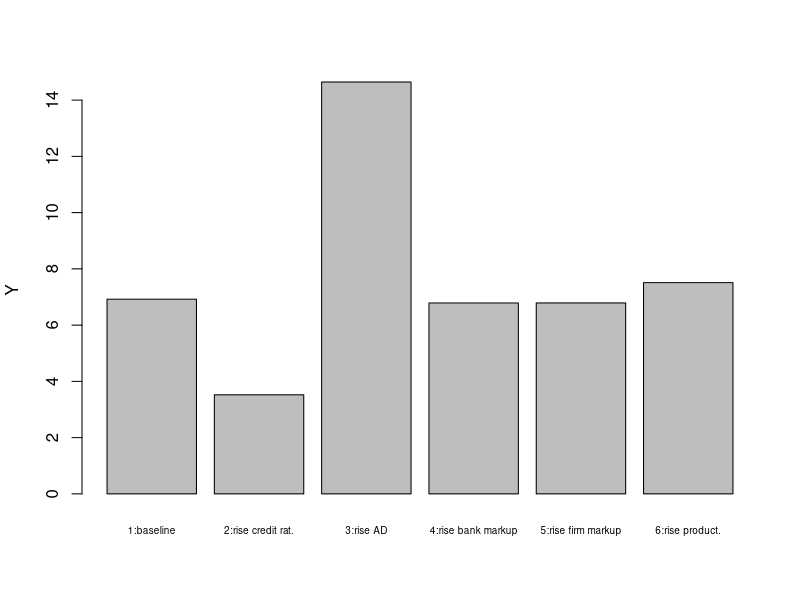
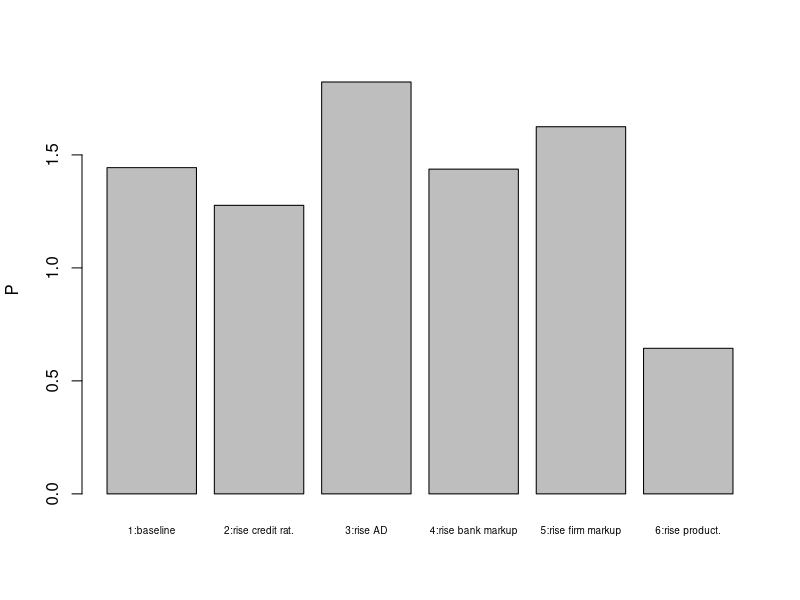
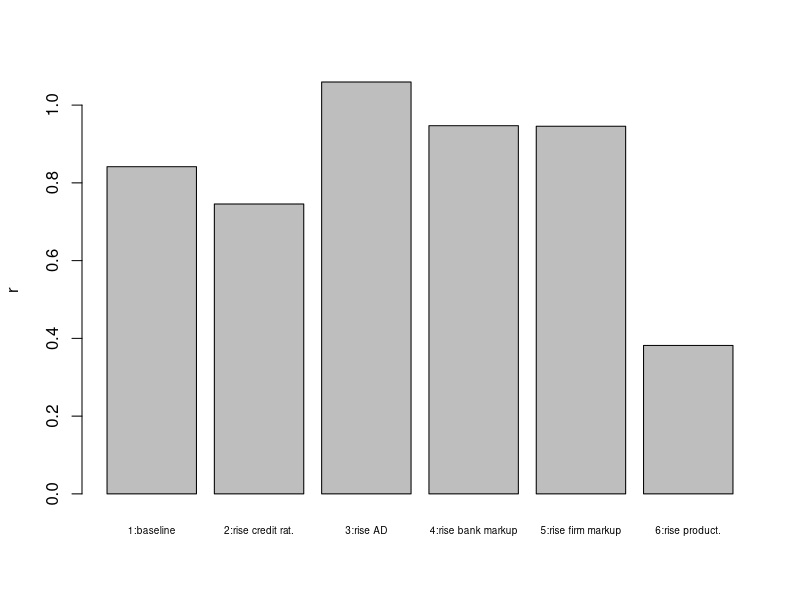
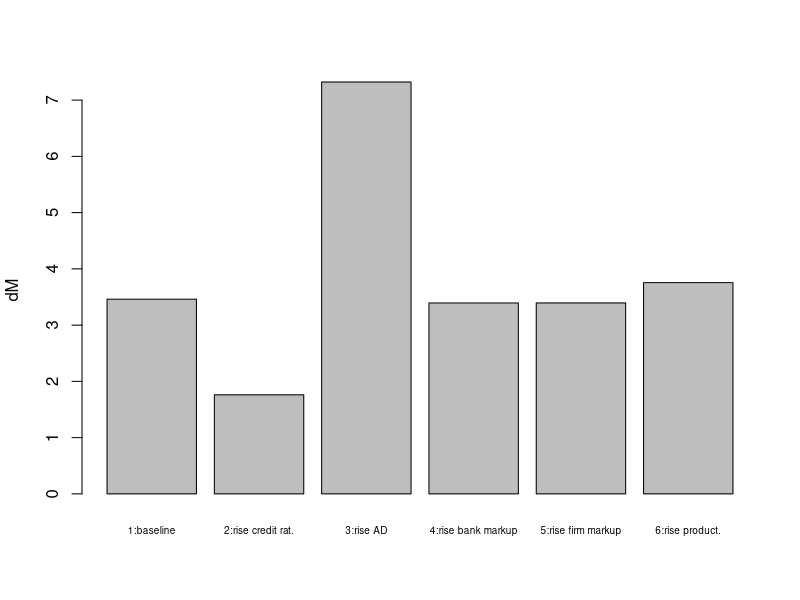
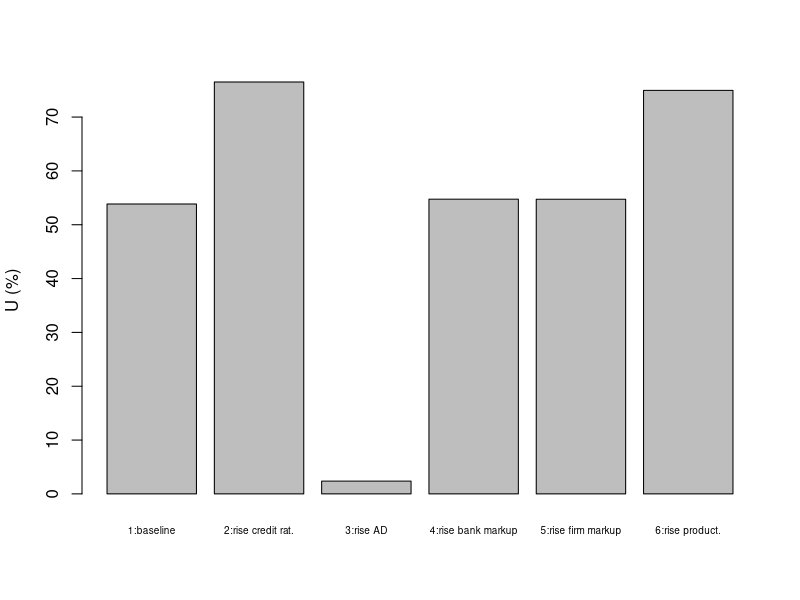
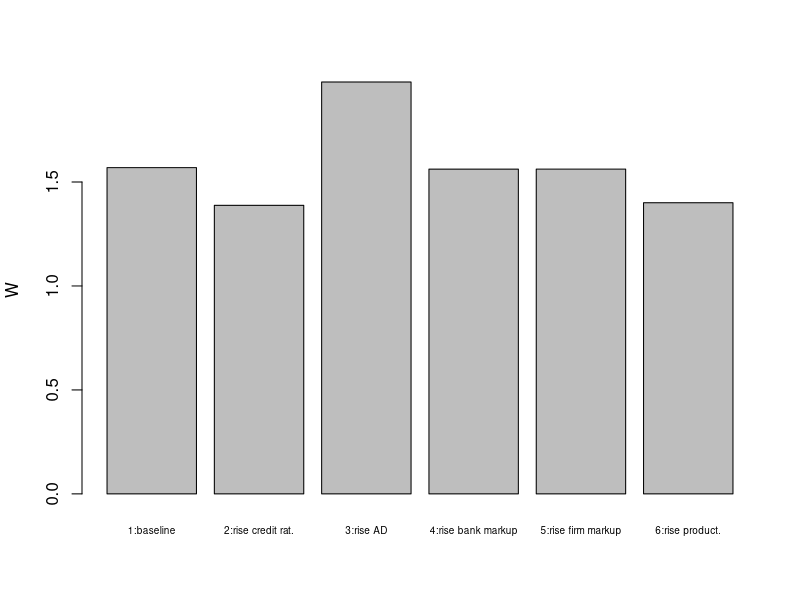
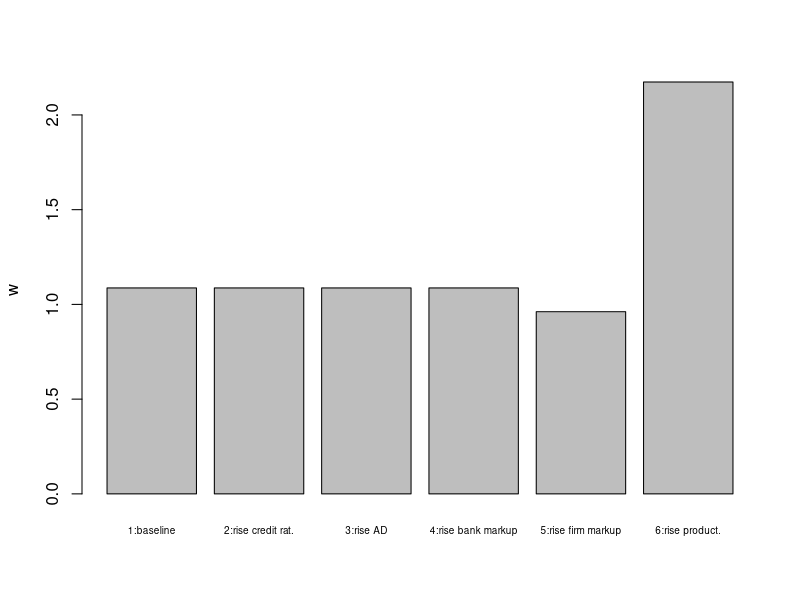
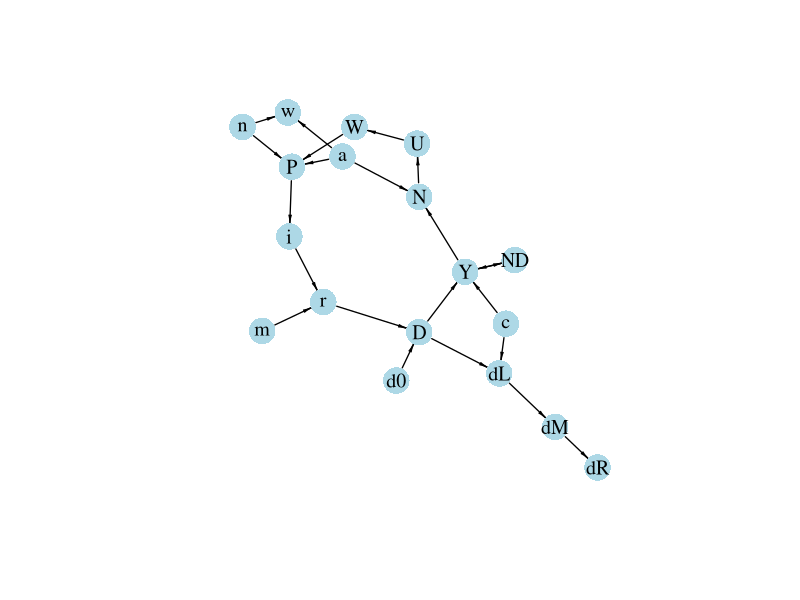

R code for these plots, in order:
## ---- chunk 1

#Clear the environment
rm(list=ls(all=TRUE))

# Set number of scenarios (including baseline)
S=6

#Create vector in which equilibrium solutions from different parameterisations will be stored
Y_star=vector(length=S)  # income/output
D_star=vector(length=S)  # (notional) credit-financed aggregate demand
ND_star=vector(length=S) # income-financed aggregate demand
r_star=vector(length=S)  # lending rate
N_star=vector(length=S)  # employment
U_star=vector(length=S)  # unemployment
P_star=vector(length=S)  # price level
w_star=vector(length=S)  # real wage
W_star=vector(length=S)  # nominal wage
i_star=vector(length=S)  # central bank rate
dL_star=vector(length=S) # change in loans
dM_star=vector(length=S) # change in bank deposits 
dR_star=vector(length=S) # change in bank reserves

# Set exogenous variables that will be shifted
c=vector(length=S) # share of credit demand that is accommodated
d0=vector(length=S)# autonomous component of debt-financed aggregate demand
m=vector(length=S) # mark-up on lending rate
n=vector(length=S) # mark-up on prices
a=vector(length=S) # productivity

# Baseline parameterisation
c[]=0.8 
d0[]=5
m[]=0.15
n[]=0.15  
a[]=0.8 

## Construct scenarios

# scenario 2: increase in credit rationing
c[2]=0.4

# scenario 3: increase in autonomous demand
d0[3]=10

# scenario 4: increase in interest rate mark-up
m[4]=0.3

# scenario 5: increase in price mark-up
n[5]=0.3

# scenario 6: increase in productivity
a[6]=0.4


#Set constant parameter values
b=0.5   # propensity to spend out of income
d1=0.8  # sensitivity of demand with respect to the interest rate
i0=0.01 # discretionary component of central bank rate
i1=0.5  # sensitivity of central bank rate with respect to price level
Nf=12   # full employment/labour force
h=0.8   # sensitivity of nominal wage with respect to unemployment
k=0.3   # desired reserve ratio
W0=2    # exogenous component of nominal wage

# Initialise endogenous variables at some arbitrary positive value 
Y=1 
D=1
ND=1
r=1
N=1
U=1
P=1
w=1
W=1
i=1
dL=1
dM=1
dR=1

#Solve this system numerically through 1000 iterations based on the initialisation
for (j in 1:S){
  
  for (iterations in 1:1000){
    
    #Model equations
    
    # (1) Goods market
    Y = ND + c[j]*D
    
    # (2) Not-debt financed component of aggregate demand
    ND = b*Y
    
    # (3) Debt-financed component of aggregate demand
    D= d0[j] - d1*r
    
    # (4) Policy rate
    i = i0 + i1*P
    
    # (5) Lending rate
    r = (1+m[j])*i
    
    # (6) Change in loans
    dL = c[j]*D
    
    # (7) Change in deposits
    dM = dL
    
    # (8) Change in reserves
    dR = k*dM
    
    # (9) Price level
    P = (1+n[j])*a[j]*W
    
    # (10) Nominal wage
    W = W0 - h*(U)
    
    # (11) Real wage
    w = 1/((1+n[j])*a[j])
    
    # (12) Employment
    N = a[j]*Y
    
    # (13) Unemployment rate
    U = (Nf - N)/Nf
    
  }

  #Save results for different parameterisations in vector
  Y_star[j]=Y
  D_star[j]=D
  ND_star[j]=ND
  r_star[j]=r
  N_star[j]=N
  U_star[j]=U
  P_star[j]=P
  w_star[j]=w
  W_star[j]=W
  i_star[j]=i
  dL_star[j]=dL
  dM_star[j]=dM
  dR_star[j]=dR  
}

## ---- chunk 2
#| label: fig-output-pkmacro
#| fig-cap: Output

barplot(Y_star, ylab="Y", names.arg=c("1:baseline", "2:rise credit rat.", "3:rise AD",
                                      "4:rise bank markup","5:rise firm markup", "6:rise product."), cex.names = 0.6)

## ---- chunk 3
#| label: fig-price-level-pkmacro
#| fig-cap: Price level

barplot(P_star, ylab="P", names.arg=c("1:baseline", "2:rise credit rat.", "3:rise AD",
                                      "4:rise bank markup","5:rise firm markup", "6:rise product."), cex.names = 0.6)

## ---- chunk 4
#| label: fig-lending-rate-pkmacro
#| fig-cap: Lending rate

barplot(r_star, ylab="r", names.arg=c("1:baseline", "2:rise credit rat.", "3:rise AD",
                                      "4:rise bank markup","5:rise firm markup", "6:rise product."), cex.names = 0.6)

## ---- chunk 5
#| label: fig-money-pkmacro
#| fig-cap: Deposit money creation

barplot(dM_star, ylab="dM", names.arg=c("1:baseline", "2:rise credit rat.", "3:rise AD",
                                        "4:rise bank markup","5:rise firm markup", "6:rise product."), cex.names = 0.6)

## ---- chunk 6
#| label: fig-unemployment-pkmacro
#| fig-cap: Unemployment rate

barplot(U_star*100, ylab="U (%)", names.arg=c("1:baseline", "2:rise credit rat.", "3:rise AD",
                                              "4:rise bank markup","5:rise firm markup", "6:rise product."), cex.names = 0.6)

## ---- chunk 7
#| label: fig-nominal-wage-pkmacro
#| fig-cap: Nominal wage

barplot(W_star, ylab="W", names.arg=c("1:baseline", "2:rise credit rat.", "3:rise AD",
                                      "4:rise bank markup","5:rise firm markup", "6:rise product."), cex.names = 0.6)

## ---- chunk 8
#| label: fig-real-wage-pkmacro
#| fig-cap: Real wage

barplot(w_star, ylab="w", names.arg=c("1:baseline", "2:rise credit rat.", "3:rise AD",
                                      "4:rise bank markup","5:rise firm markup", "6:rise product."), cex.names = 0.6)

## ---- chunk 9
#| message: false
#| label: fig-dg-pkmacro
#| fig-cap: Directed graph of post-Keynesian endogenous money model

## Create directed graph 
# Construct auxiliary Jacobian matrix for 18 variables: 
# r, Y, ND, D, i, P, W, w, N, U, dl, dM, dR, d0, c, m, a, n 

M_mat=matrix(c(0,0,0,0,1,0,0,0,0,0,0,0,0,0,0,1,0,0,
               0,0,1,1,0,0,0,0,0,0,0,0,0,0,1,0,0,0,
               0,1,0,0,0,0,0,0,0,0,0,0,0,0,0,0,0,0,
               1,0,0,0,0,0,0,0,0,0,0,0,0,1,0,0,0,0,
               0,0,0,0,0,1,0,0,0,0,0,0,0,0,0,0,0,0,
               0,0,0,0,0,0,1,0,0,0,0,0,0,0,0,0,1,1,
               0,0,0,0,0,0,0,0,0,1,0,0,0,0,0,0,0,0,
               0,0,0,0,0,0,0,0,0,0,0,0,0,0,0,0,1,1,
               0,1,0,0,0,0,0,0,0,0,0,0,0,0,0,0,1,0,
               0,0,0,0,0,0,0,0,1,0,0,0,0,0,0,0,0,0,
               0,0,0,1,0,0,0,0,0,0,0,0,0,0,1,0,0,0,
               0,0,0,0,0,0,0,0,0,0,1,0,0,0,0,0,0,0,
               0,0,0,0,0,0,0,0,0,0,0,1,0,0,0,0,0,0,
               0,0,0,0,0,0,0,0,0,0,0,0,0,0,0,0,0,0,
               0,0,0,0,0,0,0,0,0,0,0,0,0,0,0,0,0,0,
               0,0,0,0,0,0,0,0,0,0,0,0,0,0,0,0,0,0,
               0,0,0,0,0,0,0,0,0,0,0,0,0,0,0,0,0,0,
               0,0,0,0,0,0,0,0,0,0,0,0,0,0,0,0,0,0), 18, 18, byrow=TRUE)

# Create adjacency matrix from transpose of auxiliary Jacobian and add column names
A_mat=t(M_mat)
colnames(A_mat) = c("r", "Y", "ND", "D", "i", "P", "W", "w", "N", "U", "dL", "dM", 
                    "dR", "d0", "c", "m", "a", "n")

# Create and plot directed graph from adjacency matrix
library(igraph)
dg= graph_from_adjacency_matrix(A_mat, mode="directed", weighted= NULL)
plot(dg, main="", vertex.size=15, vertex.color="lightblue", 
     vertex.label.color="black", edge.arrow.size=0.4, edge.width=1.3,
     edge.arrow.width=0.5, edge.color="black", vertex.label.cex=1.2, 
     vertex.frame.color="NA", margin=0.01)
